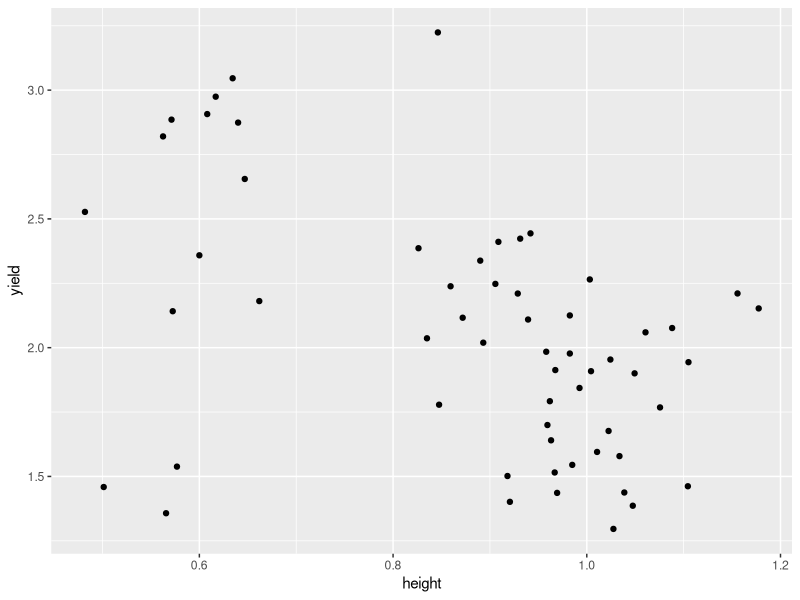
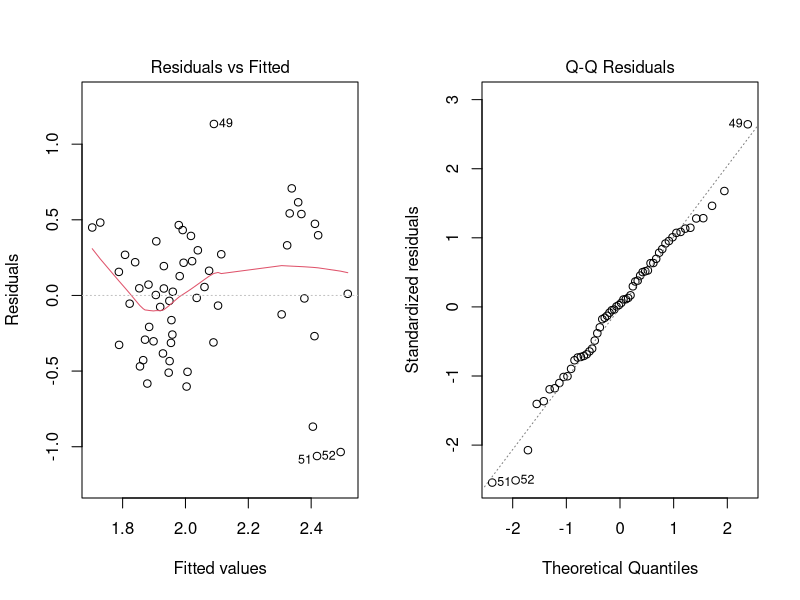

The R source for these figures, in order:
## ---- chunk 1
#|message=FALSE
library(tidyverse) 
dat <- read_csv("summary.australia.soybean.csv")
dat  
## ---- chunk 2
ggplot(dat) +                       
  aes(x = height, y = yield) +       
  geom_point()  
## ---- chunk 3
Yield.ht <- lm(yield ~ height, data = dat)
summary (Yield.ht)
## ---- chunk 4
par(mfrow = c(1,2)) 
plot(Yield.ht, which = 1:2) 
## ---- chunk 5
#| echo = TRUE
#|tidy=FALSE
#|size='tiny'
#Multiple Linear Regression  
Yield.Height.Size <- lm(yield ~ protein +height + size + oil, data=dat) 
summary(Yield.Height.Size)
